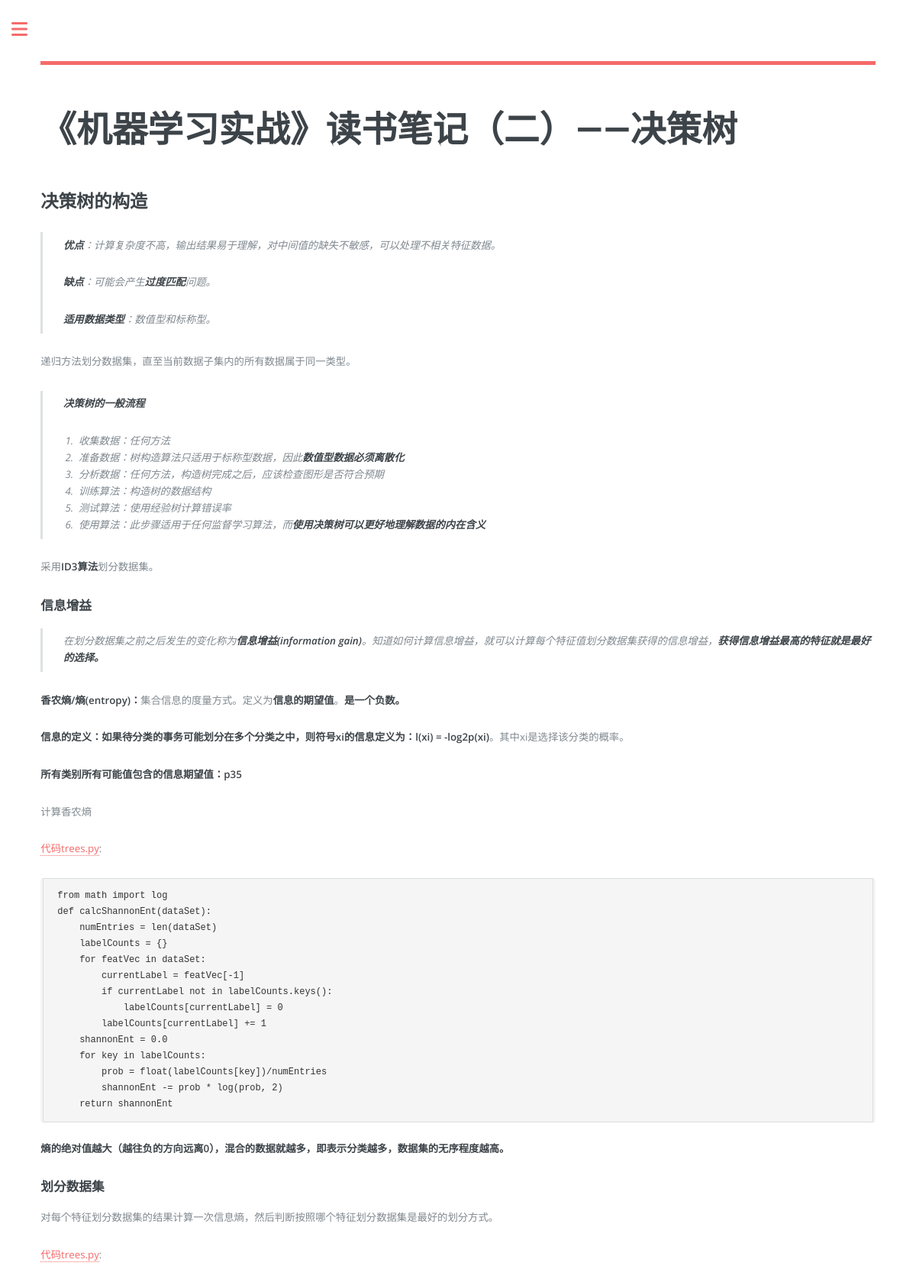
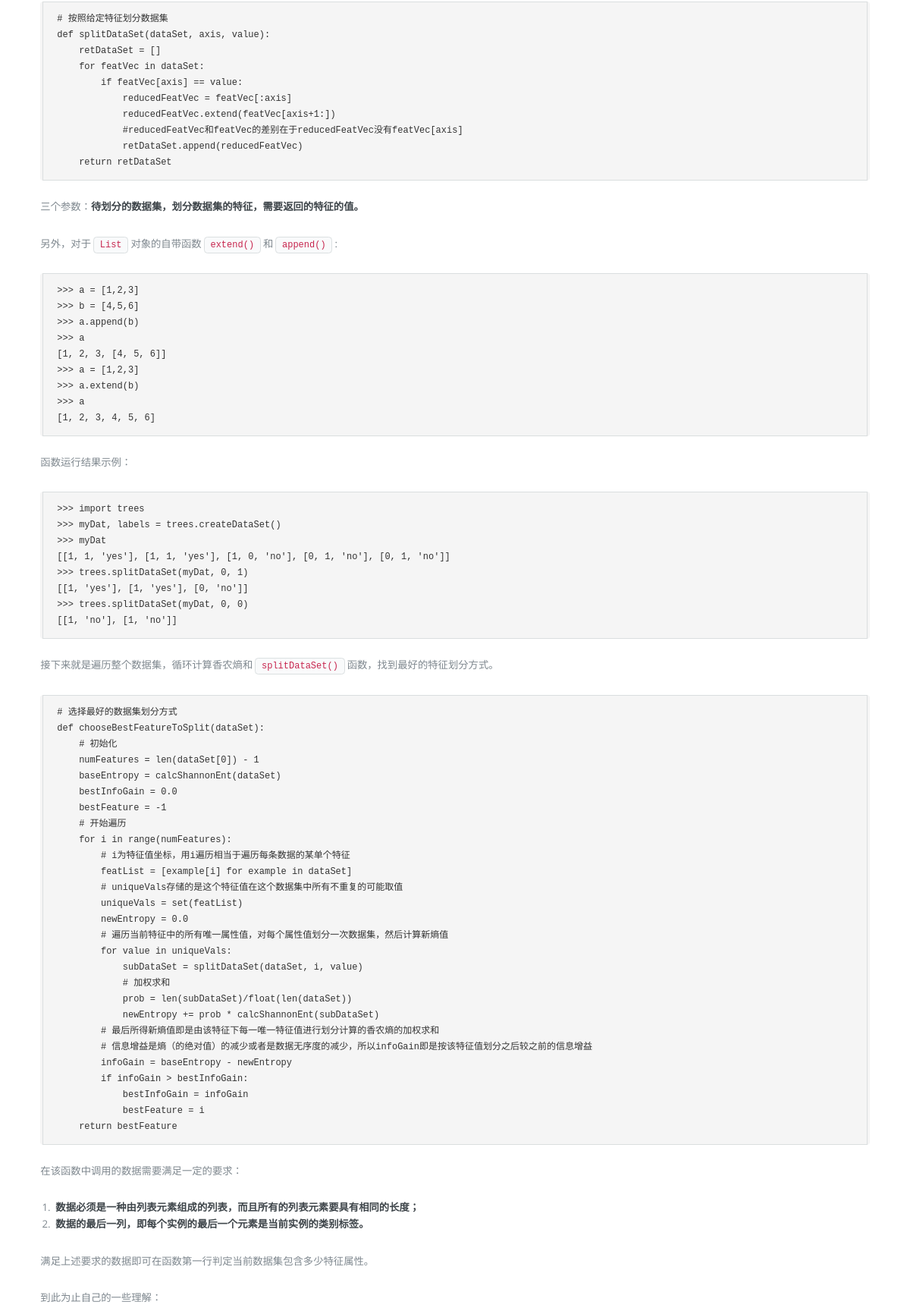
The app's page /user/seagullbird/4 (upper part) with its own data (2 pictures, top to bottom).
### app/models.py (models this page shows, shortened)
class Blog(db.Model):
    __tablename__ = 'blogs'
    id = db.Column(db.Integer, primary_key=True)
    title = db.Column(db.String(128))
    summary_text = db.Column(db.Text)
    summary = db.Column(db.Text)
    category_id = db.Column(db.Integer, db.ForeignKey('categories.id'))
    tags = db.relationship('Tag', secondary=blog_tag,
                           backref=db.backref('blogs', lazy='dynamic'))
    body = db.Column(db.Text)
    html = db.Column(db.Text)
    timestamp = db.Column(db.DateTime, index=True, default=datetime.utcnow)
    author_id = db.Column(db.Integer, db.ForeignKey('users.id'))
    draft = db.Column(db.Boolean, default=False)

### app/user/views.py (the view)
@user.route('/<username>/<int:blog_id>')
def blog_page(username, blog_id):
    host_user = User.query.filter_by(username=username).first()
    blog = Blog.query.filter_by(id=blog_id).first()
    if host_user and blog:
        if (current_user.is_authenticated and host_user.id == current_user.id) or not blog.draft:
            return render_template('/user/blog_page.html', blog=blog, host_user=host_user)
    abort(404)

### app/auth/views.py (called while the page is built)
@auth.before_app_request
def before_request():
    if current_user.is_authenticated \
            and not current_user.confirmed \
            and request.endpoint[:5] != 'auth.' \
            and request.endpoint != 'static':
        return redirect(url_for('auth.unconfirmed'))

### app/main/views.py (called while the page is built)
@main.after_app_request
def after_request(response):
    for query in get_debug_queries():
        if query.duration >= current_app.config['BLEXT_SLOW_DB_QUERY_TIME']:
            current_app.logger.warning(
                'Slow query: %s\nParameters: %s\nDuration: %fs\nContext: %s\n'
                % (query.statement, query.parameters, query.duration,
                   query.context))
    return response

### app/templates/user/blog_page.html (shortened to what this page needs)
{% extends "user/base.html" %}
{% block page_content %}
<div id="main">
    <div class="inner">
        <header id="header">
        </header>
        <section>
            <header class="main">
                <h1>{{ blog.title }}</h1>
            </header>
            {{blog.html|safe}}
        </section>
    </div>
</div>
{% endblock %}

### app/static/css/editorial/main.css (style rules this page uses)
html, body, div, span, applet, object, iframe, h1, h2, h3, h4, h5, h6, p, blockquote, pre, a, abbr, acronym, address, big, cite, code, del, dfn, em, img, ins, kbd, q, s, samp, small, strike, strong, sub, sup, tt, var, b, u, i, center, dl, dt, dd, ol, ul, li, fieldset, form, label, legend, table, caption, tbody, tfoot, thead, tr, th, td, article, aside, canvas, details, embed, figure, figcaption, footer, header, hgroup, menu, nav, output, ruby, section, summary, time, mark, audio, video { margin: 0; padding: 0; border: 0; font-size: 100%; font: inherit; vertical-align: baseline; }
article, aside, details, figcaption, figure, footer, header, hgroup, menu, nav, section { display: block; }
body { line-height: 1; }
ol, ul { list-style: none; }
blockquote, q { quotes: none; }
blockquote:before, blockquote:after, q:before, q:after { content: ''; content: none; }
body { -webkit-text-size-adjust: none; }
*, *:before, *:after { -moz-box-sizing: border-box; -webkit-box-sizing: border-box; box-sizing: border-box; }
body { -ms-overflow-style: scrollbar; }
body { background: #ffffff; }
body, input, select, textarea { color: #7f888f; font-family: "Open Sans", sans-serif; font-size: 13pt; font-weight: 400; line-height: 1.65; }
@media screen and (max-width: 1680px) { body, input, select, textarea { font-size: 11pt; } }
@media screen and (max-width: 1280px) { body, input, select, textarea { font-size: 10pt; } }
a { -moz-transition: color 0.2s ease-in-out, border-bottom-color 0.2s ease-in-out; -webkit-transition: color 0.2s ease-in-out, border-bottom-color 0.2s ease-in-out; -ms-transition: color 0.2s ease-in-out, border-bottom-color 0.2s ease-in-out; transition: color 0.2s ease-in-out, border-bottom-color 0.2s ease-in-out; border-bottom: dotted 1px; color: #f56a6a; text-decoration: none; }
strong, b { color: #3d4449; font-weight: 600; }
p { margin: 0 0 2em 0; }
h1, h2, h3, h4, h5, h6 { color: #3d4449; font-family: "Roboto Slab", serif; font-weight: 700; line-height: 1.5; margin: 0 0 1em 0; }
h1 { font-size: 4em; margin: 0 0 0.5em 0; line-height: 1.3; }
h2 { font-size: 1.75em; }
h3 { font-size: 1.25em; }
@media screen and (max-width: 1680px) { h1 { font-size: 3.5em; } }
blockquote { border-left: solid 3px rgba(210, 215, 217, 0.75); font-style: italic; margin: 0 0 2em 0; padding: 0.5em 0 0.5em 2em; }
code { background: rgba(230, 235, 237, 0.25); border-radius: 0.375em; border: solid 1px rgba(210, 215, 217, 0.75); font-family: "Courier New", monospace; font-size: 0.9em; margin: 0 0.25em; padding: 0.25em 0.65em; }
pre { -webkit-overflow-scrolling: touch; font-family: "Courier New", monospace; font-size: 0.9em; margin: 0 0 2em 0; }
pre code { display: block; line-height: 1.75; padding: 1em 1.5em; overflow-x: auto; }
header.main > :last-child { margin: 0 0 1em 0; }
ol { list-style: decimal; margin: 0 0 2em 0; padding-left: 1.25em; }
ol li { padding-left: 0.25em; }
#main { -moz-flex-grow: 1; -webkit-flex-grow: 1; -ms-flex-grow: 1; flex-grow: 1; -moz-flex-shrink: 1; -webkit-flex-shrink: 1; -ms-flex-shrink: 1; flex-shrink: 1; width: 100%; }
#main > .inner { padding: 0 6em 0.1em 6em ; margin: 0 auto; max-width: 110em; }
#main > .inner > section { padding: 6em 0 4em 0 ; border-top: solid 2px rgba(210, 215, 217, 0.75); }
#main > .inner > section:first-of-type { border-top: 0 !important; }
@media screen and (max-width: 1680px) { #main > .inner { padding: 0 5em 0.1em 5em ; } }
@media screen and (max-width: 1680px) { #main > .inner > section { padding: 5em 0 3em 0 ; } }
@media screen and (max-width: 1280px) { #main > .inner { padding: 0 4em 0.1em 4em ; } }
@media screen and (max-width: 1280px) { #main > .inner > section { padding: 4em 0 2em 0 ; } }
#header { display: -moz-flex; display: -webkit-flex; display: -ms-flex; display: flex; border-bottom: solid 5px #f56a6a; padding: 6em 0 1em 0; position: relative; }
@media screen and (max-width: 1680px) { #header { padding-top: 5em; } }

### records on screen
Blog: title "《机器学习实战》读书笔记（二）——决策树", html "决策树的构造 优点 ：计算复杂度不高，输出结果易于理解，对中间值的缺失不敏感，可以处理不相关特征数据。 缺点 ：可能会产生 过度匹配 问题。 适用数据类型 ：数值型和标称型。 递归方法划分数据集，直至当前数据子集内的所有数据属于同一类型。 决策树的一般流程 收集数据：任何方法 准备数据：树构造算法只适用于标称型数据，因此 数值型数据必须离散化 分析数据：任何方法，构造树完成之后，应该检查图形是否符合预期 训练算法：构造树的数据结构 测试算法：使用经验树计算错误率 使用算法：此步骤适用于任何监督学习算法，而 使用决策树可以更好地理解数据的内在含义 采用 ID3算法 划分数据集。 信息增益 在划分数据集之前之后发生的变化称为 信息增益(information gain) 。知道如何计算信息增益，就可以计算每个特征值划分数据集获得的信息增益， 获得信息增益最高的特征就是最好的选择。 香农熵/熵(entropy)： 集合信息的度量方式。定义为 信息的期望值 。 是一个负数。 信息的定义：如果待分类的事务可能划分在多个分类之中，则符号xi的信息定义为：l(xi) = -log2p(xi) 。其中xi是选择该分类的概率。 所有类别所有可能值包含的信息期望值：p35 计算香农熵 代码trees.py : from math import log def calcShannonEnt(dataSet): numEntries = len(dataSet) labelCounts = {} for featVec in dataSet: currentLabel = featVec[-1]…"
